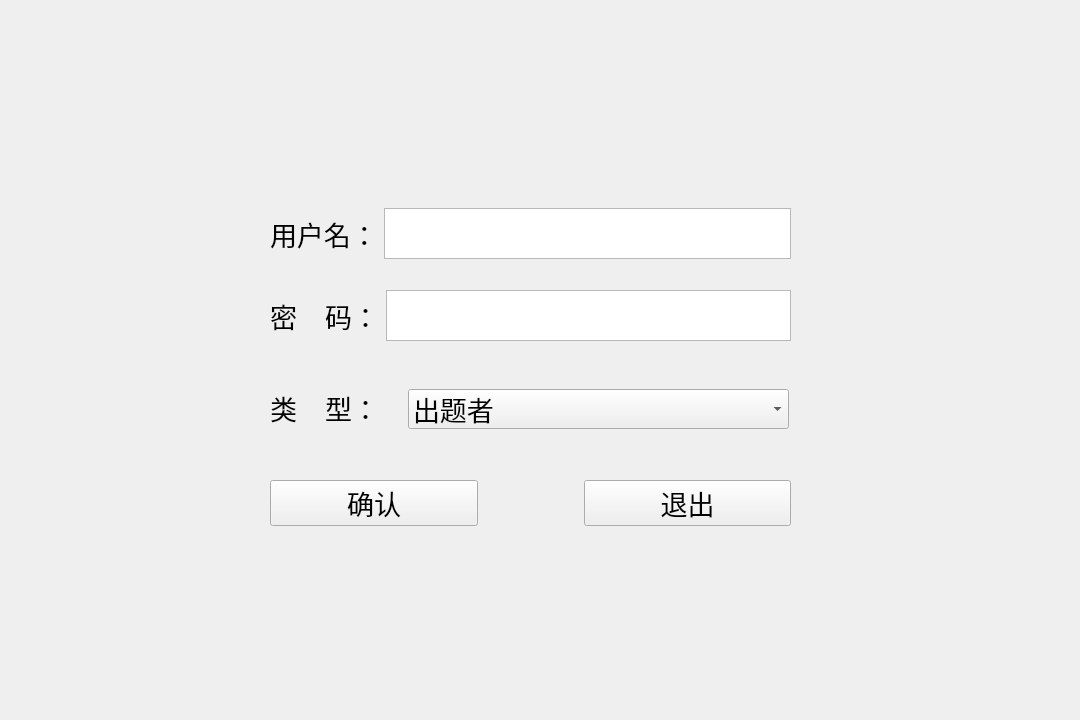
<?xml version="1.0" encoding="UTF-8"?>
<ui version="4.0">
 <class>registration</class>
 <widget class="QWidget" name="registration">
  <property name="geometry">
   <rect>
    <x>0</x>
    <y>0</y>
    <width>1080</width>
    <height>720</height>
   </rect>
  </property>
  <property name="windowTitle">
   <string>Form</string>
  </property>
  <widget class="QComboBox" name="typeCbx">
   <property name="geometry">
    <rect>
     <x>408</x>
     <y>389</y>
     <width>381</width>
     <height>40</height>
    </rect>
   </property>
   <property name="font">
    <font>
     <family>华文行楷</family>
     <pointsize>20</pointsize>
    </font>
   </property>
   <item>
    <property name="text">
     <string>出题者</string>
    </property>
   </item>
   <item>
    <property name="text">
     <string>玩家</string>
    </property>
   </item>
  </widget>
  <widget class="QLabel" name="label_3">
   <property name="geometry">
    <rect>
     <x>270</x>
     <y>390</y>
     <width>131</width>
     <height>35</height>
    </rect>
   </property>
   <property name="font">
    <font>
     <family>华文行楷</family>
     <pointsize>20</pointsize>
    </font>
   </property>
   <property name="text">
    <string>类    型：</string>
   </property>
  </widget>
  <widget class="QWidget" name="layoutWidget">
   <property name="geometry">
    <rect>
     <x>270</x>
     <y>208</y>
     <width>521</width>
     <height>51</height>
    </rect>
   </property>
   <layout class="QHBoxLayout" name="horizontalLayout">
    <item>
     <widget class="QLabel" name="label">
      <property name="font">
       <font>
        <family>华文行楷</family>
        <pointsize>20</pointsize>
       </font>
      </property>
      <property name="text">
       <string>用户名：</string>
      </property>
     </widget>
    </item>
    <item>
     <widget class="QTextEdit" name="unameText">
      <property name="font">
       <font>
        <family>Times New Roman</family>
        <pointsize>20</pointsize>
       </font>
      </property>
     </widget>
    </item>
   </layout>
  </widget>
  <widget class="QWidget" name="layoutWidget">
   <property name="geometry">
    <rect>
     <x>270</x>
     <y>290</y>
     <width>521</width>
     <height>51</height>
    </rect>
   </property>
   <layout class="QHBoxLayout" name="horizontalLayout_2">
    <item>
     <widget class="QLabel" name="label_2">
      <property name="font">
       <font>
        <family>华文行楷</family>
        <pointsize>20</pointsize>
       </font>
      </property>
      <property name="text">
       <string>密    码：</string>
      </property>
     </widget>
    </item>
    <item>
     <widget class="QTextEdit" name="pwdText">
      <property name="font">
       <font>
        <family>Times New Roman</family>
        <pointsize>20</pointsize>
       </font>
      </property>
     </widget>
    </item>
   </layout>
  </widget>
  <widget class="QWidget" name="layoutWidget">
   <property name="geometry">
    <rect>
     <x>270</x>
     <y>480</y>
     <width>521</width>
     <height>46</height>
    </rect>
   </property>
   <layout class="QHBoxLayout" name="horizontalLayout_3">
    <item>
     <widget class="QPushButton" name="confirmButton">
      <property name="font">
       <font>
        <family>华文行楷</family>
        <pointsize>20</pointsize>
       </font>
      </property>
      <property name="text">
       <string>确认</string>
      </property>
     </widget>
    </item>
    <item>
     <spacer name="horizontalSpacer">
      <property name="orientation">
       <enum>Qt::Horizontal</enum>
      </property>
      <property name="sizeType">
       <enum>QSizePolicy::Fixed</enum>
      </property>
      <property name="sizeHint" stdset="0">
       <size>
        <width>100</width>
        <height>20</height>
       </size>
      </property>
     </spacer>
    </item>
    <item>
     <widget class="QPushButton" name="exitButton">
      <property name="font">
       <font>
        <family>华文行楷</family>
        <pointsize>20</pointsize>
       </font>
      </property>
      <property name="text">
       <string>退出</string>
      </property>
     </widget>
    </item>
   </layout>
  </widget>
 </widget>
 <resources/>
 <connections/>
</ui>
